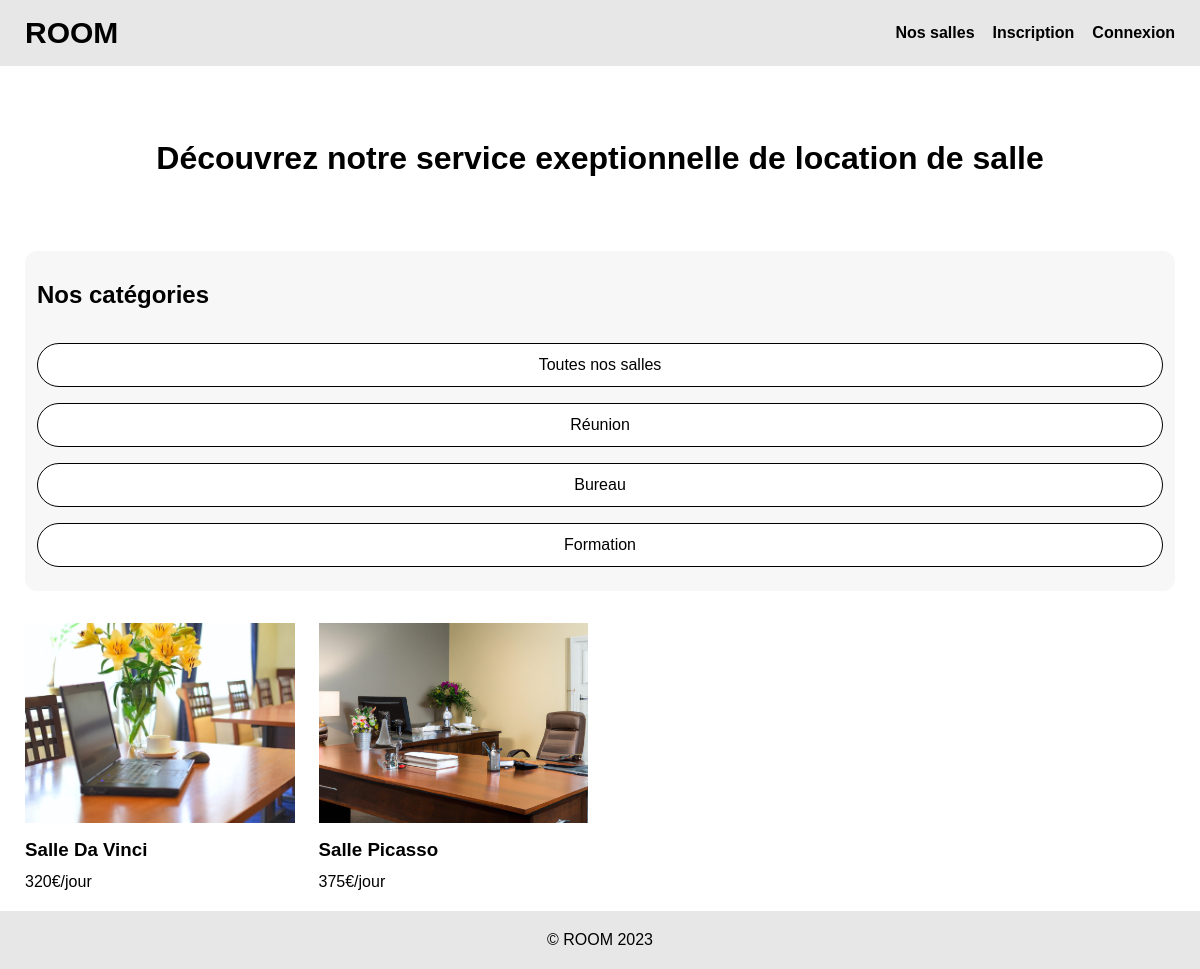
Screenshot of /?categorie=bureau with the database file from the repository.
### tables this page shows
CREATE TABLE IF NOT EXISTS `salle` (
  `id_salle` int NOT NULL AUTO_INCREMENT,
  `titre` varchar(200) NOT NULL,
  `prix` int NOT NULL,
  `description` text NOT NULL,
  `photo` varchar(200) NOT NULL,
  `pays` varchar(20) NOT NULL,
  `ville` varchar(20) NOT NULL,
  `adresse` varchar(20) NOT NULL,
  `cp` int NOT NULL,
  `capacite` int NOT NULL,
  `categorie` enum('reunion','bureau','formation','') NOT NULL,
  PRIMARY KEY (`id_salle`)
);

### include/affichage.php (called while the page is built, shortened)
<?php
    $afficheCards = $pdo->query("SELECT DISTINCT titre, description, prix, id_salle, photo, categorie FROM salle ORDER BY titre ASC");

### index.php (the view, shortened to what this page needs)
<?php
require_once('include/init.php');
require_once('include/affichage.php');
?>
<?php require_once('include/header.php');?>
    <div class="globalContainer">
            <main>
                <h1>Découvrez notre service exeptionnelle de location de salle</h1>
                <div class="containerProduitFiltre">
                    <div class="containerFiltre">
                        <div class="filtreContainer">
                            <h2>Nos catégories</h2>
                            <a href="<?= URL?>?categories">Toutes nos salles</a>
                            <a href="<?= URL?>?categorie=reunion">Réunion</a>
                            <a href="<?= URL?>?categorie=bureau">Bureau</a>
                            <a href="<?= URL?>?categorie=formation">Formation</a>
                        </div>
                    </div>
                    <?php if(isset($_GET['categorie']) && $_GET['categorie']== "reunion"):?>
                        <div class="containerProduit">
                            <div class="gridProduit">
                                <?php while($cards = $afficheCards ->fetch(PDO::FETCH_ASSOC)): ?>
                                    <?php if($cards['categorie']=='reunion') :?>
                                        <a href="fiche_produit.php?id_salle=<?= $cards['id_salle']?>" class="containerCardSAlle">
                                            <div class="containerImage">
                                                <img src="<?= URL ?>img/<?= $cards['photo']?>" alt="">
                                            </div>
                                            <div class="titreSalle">
                                                <h3>Salle <?= $cards['titre'] ?></h3>
                                            </div>
                                            <p class="prix"><?= $cards['prix'] ?>€/jour</p>
                                        </a>
                                    <?php endif;?>
                                <?php endwhile;?>
                            </div>
                        </div>
                    <?php elseif(isset($_GET['categorie']) && $_GET['categorie']== "bureau"):?>
                        <div class="containerProduit">
                            <div class="gridProduit">
                                <?php while($cards = $afficheCards ->fetch(PDO::FETCH_ASSOC)): ?>
                                    <?php if($cards['categorie']=='bureau') :?>
                                        <a href="fiche_produit.php?id_salle=<?= $cards['id_salle']?>" class="containerCardSAlle">
                                            <div class="containerImage">
                                                <img src="<?= URL ?>img/<?= $cards['photo']?>" alt="">
                                            </div>
                                            <div class="titreSalle">
                                                <h3>Salle <?= $cards['titre'] ?></h3>
                                            </div>
                                            <p class="prix"><?= $cards['prix'] ?>€/jour</p>
                                        </a>
                                    <?php endif;?>
                                <?php endwhile;?>
                            </div>
                        </div>
                    <?php endif;?>
                </div>
            </main>
    </div>
<?php require_once('include/footer.php');?>

### css/style.css (style rules this page uses)
* { box-sizing: border-box; margin: 0; padding : 0; list-style: none; }
a, a:hover, a:active, a:visited { text-decoration: none; color: black; }
body { min-height: 100dvh; display: flex; flex-direction: column; justify-content: space-between; font-family: 'Gill Sans', 'Gill Sans MT', Calibri, 'Trebuchet MS', sans-serif; }
h1 { padding : 24px 0; text-align: center; margin: 30px 0 50px; }
h2 { padding : 18px 0; }
h3 { padding : 12px 0; }
main { padding : 20px 25px; }
.globalContainer { display: flex; flex-direction: column; justify-content: space-between; flex:1; }

### css/index.css (style rules this page uses)
.containerProduitFiltre { display: flex; gap: 32px; }
.containerFiltre { flex: 1; }
.containerProduit { flex: 3; }
.gridProduit { display: grid; grid-template-columns: repeat(4, minmax(170px, 300px)); gap : 24px; width: fit-content; margin: auto; }
.containerCardSAlle { display : flex; flex-direction: column; gap: 12px; }
.containerCardSAlle h3 { padding: 0; }
.containerImage img { width: 100%; object-fit: cover; height: 200px; }
@media (max-width : 1200px) { .containerProduitFiltre { flex-direction: column; } }

### css/filtres.css (style rules this page uses)
.containerFiltre { padding: 12px; padding-bottom: 24px; border-radius: 12px; background-color: rgba(231, 231, 231, 0.342); height: fit-content; }
.filtreContainer { display: flex; flex-direction: column; gap: 16px; }
.filtreContainer a { display: inline; padding: 12px; border:1px solid black; text-align: center; border-radius: 24px; background-color: white; }

### rows the page displays
salle: photo (picture), titre "Da Vinci", prix "320"
salle: photo (picture), titre "Picasso", prix "375"
